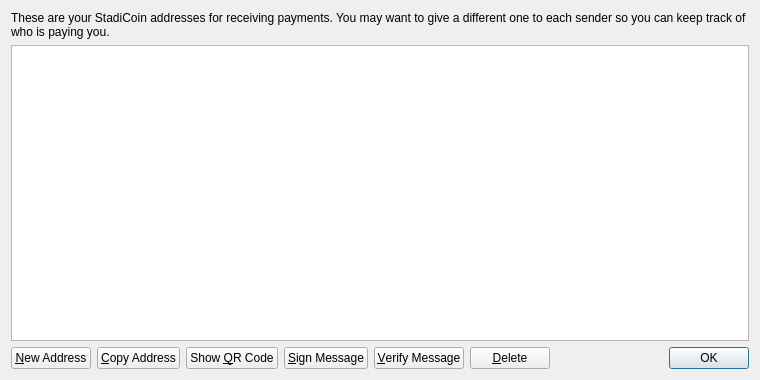
<?xml version="1.0" encoding="UTF-8"?>
<ui version="4.0">
 <class>AddressBookPage</class>
 <widget class="QWidget" name="AddressBookPage">
  <property name="geometry">
   <rect>
    <x>0</x>
    <y>0</y>
    <width>760</width>
    <height>380</height>
   </rect>
  </property>
  <property name="windowTitle">
   <string>Address Book</string>
  </property>
  <layout class="QVBoxLayout" name="verticalLayout">
   <item>
    <widget class="QLabel" name="labelExplanation">
     <property name="text">
      <string>These are your StadiCoin addresses for receiving payments. You may want to give a different one to each sender so you can keep track of who is paying you.</string>
     </property>
     <property name="textFormat">
      <enum>Qt::PlainText</enum>
     </property>
     <property name="wordWrap">
      <bool>true</bool>
     </property>
    </widget>
   </item>
   <item>
    <widget class="QTableView" name="tableView">
     <property name="contextMenuPolicy">
      <enum>Qt::CustomContextMenu</enum>
     </property>
     <property name="toolTip">
      <string>Double-click to edit address or label</string>
     </property>
     <property name="tabKeyNavigation">
      <bool>false</bool>
     </property>
     <property name="alternatingRowColors">
      <bool>true</bool>
     </property>
     <property name="selectionMode">
      <enum>QAbstractItemView::SingleSelection</enum>
     </property>
     <property name="selectionBehavior">
      <enum>QAbstractItemView::SelectRows</enum>
     </property>
     <property name="sortingEnabled">
      <bool>true</bool>
     </property>
     <attribute name="verticalHeaderVisible">
      <bool>false</bool>
     </attribute>
    </widget>
   </item>
   <item>
    <layout class="QHBoxLayout" name="horizontalLayout">
     <item>
      <widget class="QPushButton" name="newAddressButton">
       <property name="toolTip">
        <string>Create a new address</string>
       </property>
       <property name="text">
        <string>&amp;New Address</string>
       </property>
       <property name="icon">
        <iconset resource="../bitcoin.qrc">
         <normaloff>:/icons/add</normaloff>:/icons/add</iconset>
       </property>
      </widget>
     </item>
     <item>
      <widget class="QPushButton" name="copyToClipboard">
       <property name="toolTip">
        <string>Copy the currently selected address to the system clipboard</string>
       </property>
       <property name="text">
        <string>&amp;Copy Address</string>
       </property>
       <property name="icon">
        <iconset resource="../bitcoin.qrc">
         <normaloff>:/icons/editcopy</normaloff>:/icons/editcopy</iconset>
       </property>
      </widget>
     </item>
     <item>
      <widget class="QPushButton" name="showQRCode">
       <property name="text">
        <string>Show &amp;QR Code</string>
       </property>
       <property name="icon">
        <iconset resource="../bitcoin.qrc">
         <normaloff>:/icons/qrcode</normaloff>:/icons/qrcode</iconset>
       </property>
      </widget>
     </item>
     <item>
      <widget class="QPushButton" name="signMessage">
       <property name="toolTip">
        <string>Sign a message to prove you own a Bitcoin address</string>
       </property>
       <property name="text">
        <string>&amp;Sign Message</string>
       </property>
       <property name="icon">
        <iconset resource="../bitcoin.qrc">
         <normaloff>:/icons/edit</normaloff>:/icons/edit</iconset>
       </property>
      </widget>
     </item>
     <item>
      <widget class="QPushButton" name="verifyMessage">
       <property name="toolTip">
        <string>Verify a message to ensure it was signed with a specified Bitcoin address</string>
       </property>
       <property name="text">
        <string>&amp;Verify Message</string>
       </property>
       <property name="icon">
        <iconset resource="../bitcoin.qrc">
         <normaloff>:/icons/transaction_0</normaloff>:/icons/transaction_0</iconset>
       </property>
      </widget>
     </item>
     <item>
      <widget class="QPushButton" name="deleteButton">
       <property name="toolTip">
        <string>Delete the currently selected address from the list. Only sending addresses can be deleted.</string>
       </property>
       <property name="text">
        <string>&amp;Delete</string>
       </property>
       <property name="icon">
        <iconset resource="../bitcoin.qrc">
         <normaloff>:/icons/remove</normaloff>:/icons/remove</iconset>
       </property>
      </widget>
     </item>
     <item>
      <spacer name="horizontalSpacer">
       <property name="orientation">
        <enum>Qt::Horizontal</enum>
       </property>
       <property name="sizeHint" stdset="0">
        <size>
         <width>40</width>
         <height>20</height>
        </size>
       </property>
      </spacer>
     </item>
     <item>
      <widget class="QDialogButtonBox" name="buttonBox">
       <property name="sizePolicy">
        <sizepolicy hsizetype="Maximum" vsizetype="Fixed">
         <horstretch>0</horstretch>
         <verstretch>0</verstretch>
        </sizepolicy>
       </property>
       <property name="standardButtons">
        <set>QDialogButtonBox::Ok</set>
       </property>
      </widget>
     </item>
    </layout>
   </item>
  </layout>
 </widget>
 <resources>
  <include location="../bitcoin.qrc"/>
 </resources>
 <connections/>
</ui>
